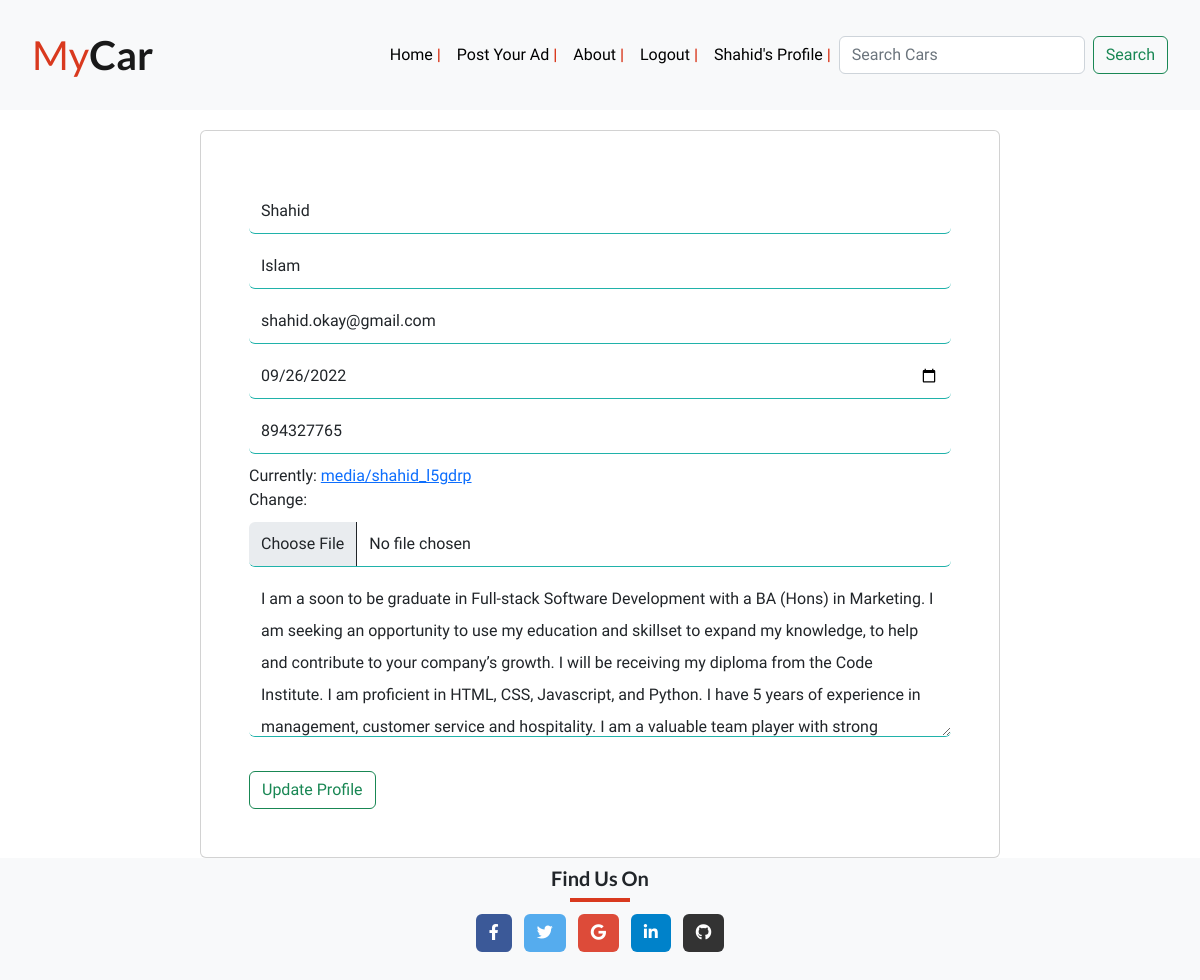
The page /edit_profile/shahid (signed in) on the database as committed earlier.
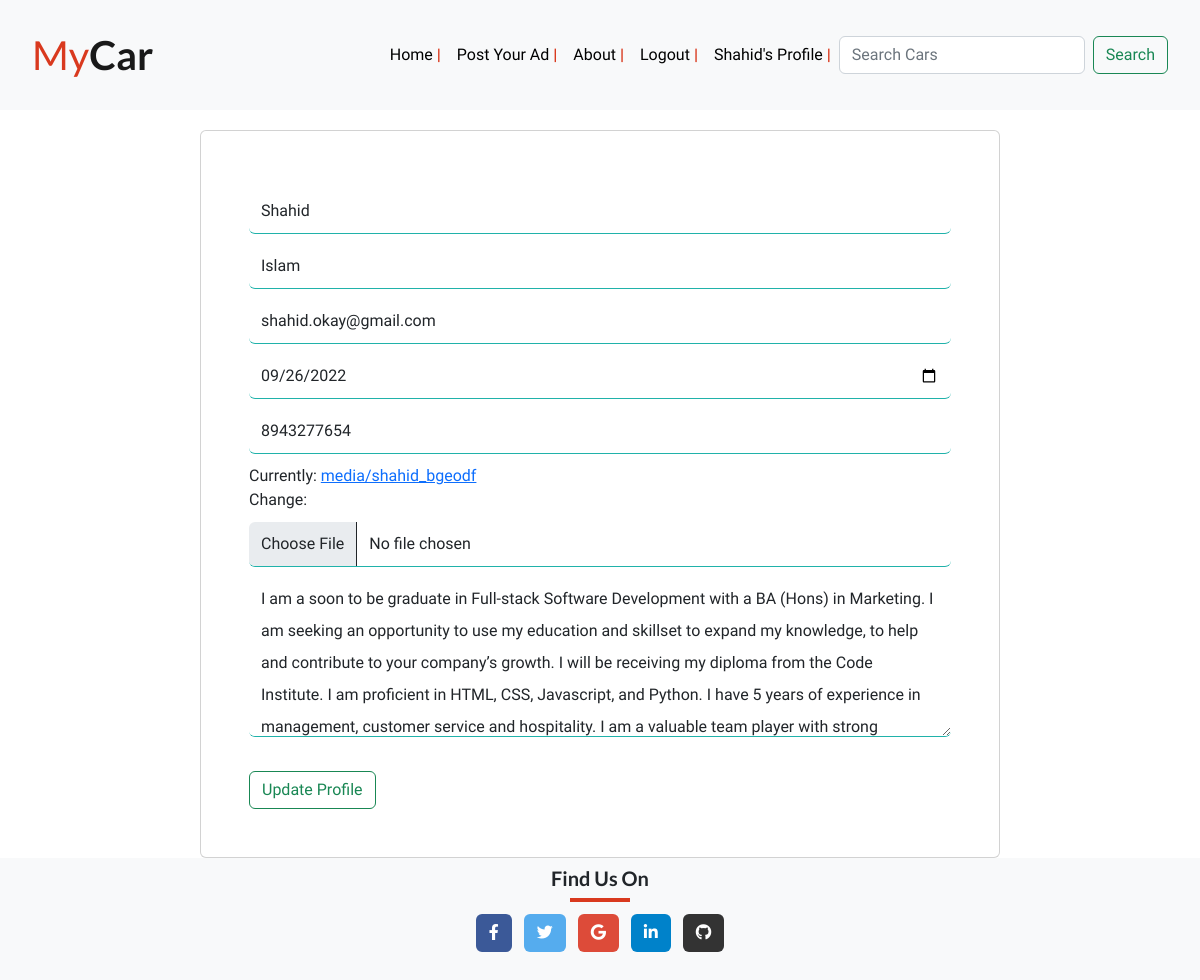
The same page on the database as committed later.
### user_profile/models.py (models this page shows, shortened)
class UserProfile(models.Model):
    user = models.OneToOneField(
        User, on_delete=models.CASCADE)
    first_name = models.CharField(max_length=100, unique=False, null=True)
    last_name = models.CharField(max_length=100, unique=False, null=True)
    email = models.EmailField(unique=True, null=True)
    date_of_birth = models.DateField(unique=False, null=True)
    phone = models.IntegerField(null=True)
    image = models.ImageField(null=True, default='/static/images/audi.jpeg')
    about_me = models.TextField(max_length=500, null=True)

### user_profile/views.py (the view, shortened to what this page needs)
# urls.py: path("edit_profile/<str:username>", views.edit_user_profile, name="edit_profile"),
def edit_user_profile(request, username):
    profile_list = UserProfile.objects.filter(user=request.user)
    if len(profile_list) > 0:
        profile = profile_list[0]
        form = UserProfileForms(instance=profile)
    else:
        form = UserProfileForms(instance=request.user)
    context = {
        'form': form
    }
    return render(request, 'user_profile/edit_profile.html', context)

### user_profile/forms.py
class UserProfileForms(forms.ModelForm):
    first_name = forms.CharField(widget=forms.TextInput(attrs={'placeholder': 'First Name'}), label='')
    last_name = forms.CharField(widget=forms.TextInput(attrs={'placeholder': 'Last Name'}), label='')
    email = forms.CharField(widget=forms.EmailInput(attrs={'placeholder': 'Email'}), label='')
    date_of_birth = forms.CharField(widget=forms.TextInput(attrs={'placeholder': 'Date of birth', 'type': 'date'}), label='')
    phone = forms.CharField(widget=forms.TextInput(attrs={'placeholder': 'Phone'}), label='')
    image = forms.ImageField(widget=forms.ClearableFileInput(attrs={'id': 'customFile'}), label='')
    about_me = forms.CharField(widget=forms.Textarea(attrs={'placeholder': 'About me', 'style': 'height: 10em;'}), label='')
    class Meta:
        model = UserProfile
        fields = ['first_name', 'last_name', 'email', 'date_of_birth', 'phone', 'image', 'about_me', ]
    def __init__(self, *args, **kwargs):
        super(UserProfileForms, self).__init__(*args, **kwargs)
        for visible in self.visible_fields():
            visible.field.widget.attrs['class'] = 'register_form form-control'

### templates/user_profile/edit_profile.html (shortened to what this page needs)
{% extends 'base.html' %}
{% load static %}
{% block content %}
{% load crispy_forms_tags %}
<div class="container col-md-8 card p-5">
    <form method="POST" enctype="multipart/form-data">
        {{ form | crispy }}
        <br>
        <input type="submit" class="btn btn-outline-success button" value="Update Profile">
    </form>
</div>
{% endblock %}

### templates/base.html (shortened to what this page needs)
{% load static %}
<!DOCTYPE html>
<html lang="en">
<head>
    <link rel="stylesheet" href="https://cdnjs.cloudflare.com/ajax/libs/font-awesome/5.15.3/css/all.min.css">
    <link rel="stylesheet" href="https://cdn.jsdelivr.net/npm/bootstrap@5.2.0/dist/css/bootstrap.min.css"
>
    <link rel="stylesheet" href="{% static 'css/style.css' %}">
</head>
{% load active_link_tags %}
<body class="d-flex flex-column h-100 main-bg min-vh-100">
    <nav class="navbar navbar-expand-lg bg-light nav">
        <div class="container-fluid">
            <a class="navbar-brand brand-name" href="{% url 'home' %}"><span class="my"> My</span><span
                    class="mycar">Car</span></a>
            <div class="collapse navbar-collapse justify-content-end" id="navbarNav">
                <ul class="navbar-nav">
                    <li class="nav-item ">
                        <a class="nav-link {% if request.resolver_match.view_name == 'home' %}active-link-dot{% endif %}"
                            aria-current="page" href="{% url 'home' %}">Home <span class="nav-line"> |</span>
                        </a>
                    </li>
                    <li class="nav-item">
                        <a class="nav-link {% active_link 'post_your_add' 'active-link-dot' %}" aria-current="page"
                            href="{% url 'post_your_add' %}">Post Your Ad <span class="nav-line"> |</span>
                        </a>
                    </li>
                    <li class="nav-item">
                        <a class="nav-link {% active_link 'about' 'active-link-dot' %}" aria-current="page"
                            href="{% url 'about' %}">About <span class="nav-line"> |</span>
                        </a>
                    </li>
                    {% if user.is_authenticated %}
                    <li class="nav-item">
                        <a class="nav-link" aria-current="page" href="{% url 'logout' %}">Logout
                            <span class="nav-line">|</span>
                        </a>
                    </li>
                    <li class="nav-item">
                        <a class="nav-link {% active_link 'user_profile' 'active-link-dot' %}" aria-current="page"
                            href="{% url 'user_profile' %}">
                            {{ user.username | title }}'s Profile <span class="nav-line"> |</span>
                        </a>
                    </li>
                    {% endif %}
                </ul>
                <form class="d-flex " role="search" method="POST" action="{% url 'search_car' %}">
                    <input class="form-control me-2 title" type="search" placeholder="Search Cars" aria-label="Search"
                        name="searched">
                    <button class="btn btn-outline-success button" type="submit">Search</button>
                </form>
            </div>
        </div>
    </nav>
    {% block content %}
    {% endblock content %}
    <footer class="bg-light text-center text-white mt-4 mt-auto">
        <div>
            <h5 class="text-dark pt-2">Find Us On</h5>
            <hr class="red">
        </div>
        <div class="container p-2 pb-0 mb-4">
            <a class="btn text-white btn-floating m-1 facebook" href="https://www.facebook.com/" target="_blank"
                role="button">
                <i class="fab fa-facebook-f"></i>
            </a>
            <a class="btn text-white btn-floating m-1 twitter" href="https://www.twitter.com/" target="_blank"
                role="button">
                <i class="fab fa-twitter"></i>
            </a>
            <a class="btn text-white btn-floating m-1 google" href="https://www.google.com/" target="_blank"
                role="button">
                <i class="fab fa-google"></i>
            </a>
            <a class="btn text-white btn-floating m-1 linkedin" href="https://www.linkedin.com/" target="_blank"
                role="button">
                <i class="fab fa-linkedin-in"></i>
            </a>
            <a class="btn text-white btn-floating m-1 github" href="https://www.githum.io/" target="_blank"
                role="button">
                <i class="fab fa-github"></i>
            </a>
        </div>
    </footer>
</body>
</html>

### static/css/style.css (style rules this page uses)
body { font-family: Maven Pro, sans-serif; }
h1, h2, h3, h5 { font-family: Lato, sans-serif; font-weight: bold; }
.nav { padding: 20px; margin-bottom: 20px; }
.brand-name { font-size: 2.5em; font-family: lato; }
.mycar { font-weight: 900; font-weight: bolder; }
.my { color: #D9391E; }
.nav-link { color: black; position: relative; text-decoration: none; }
.nav-link::before { content: ''; position: absolute; width: 100%; height: 2px; border-radius: 4px; background-color: #D9391E; bottom: 0; left: 0; transform-origin: right; transform: scaleX(0); transition: transform .3s }
.nav-line { color: #D9391E; font-weight: bolder; }
.twitter { background-color: #55acee; }
.facebook { background-color: #3b5998 }
.google { background-color: #dd4b39; }
.linkedin { background-color: #0082ca; }
.github { background-color: #333333; }
.register_form { border: none; line-height: 2.0em; border-bottom: .5px solid lightseagreen; border-color: none; margin-bottom: 10px; margin-top: 10px; }
hr.red { width: 5%; margin: auto; border: 2px solid #D9391E; opacity: 1; }

Rows that differ between the two databases and show on the page:
changed UserProfile "Shahid": phone "894327765" → "8943277654"
Other text that changed with them:
text no longer shown: "Currently: media/shahid_l5gdrp Change:"
text now shown: "Currently: media/shahid_bgeodf Change:"
